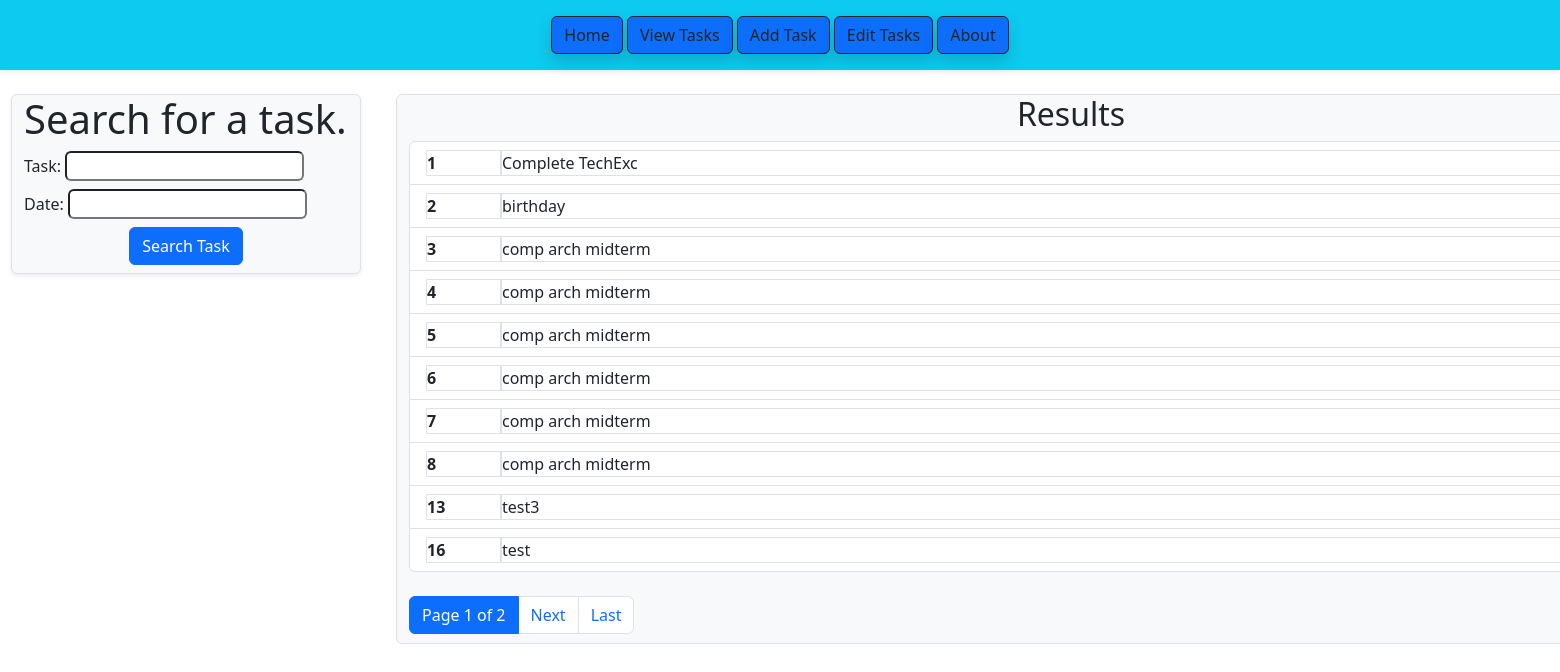
The app's page /view/, older data.
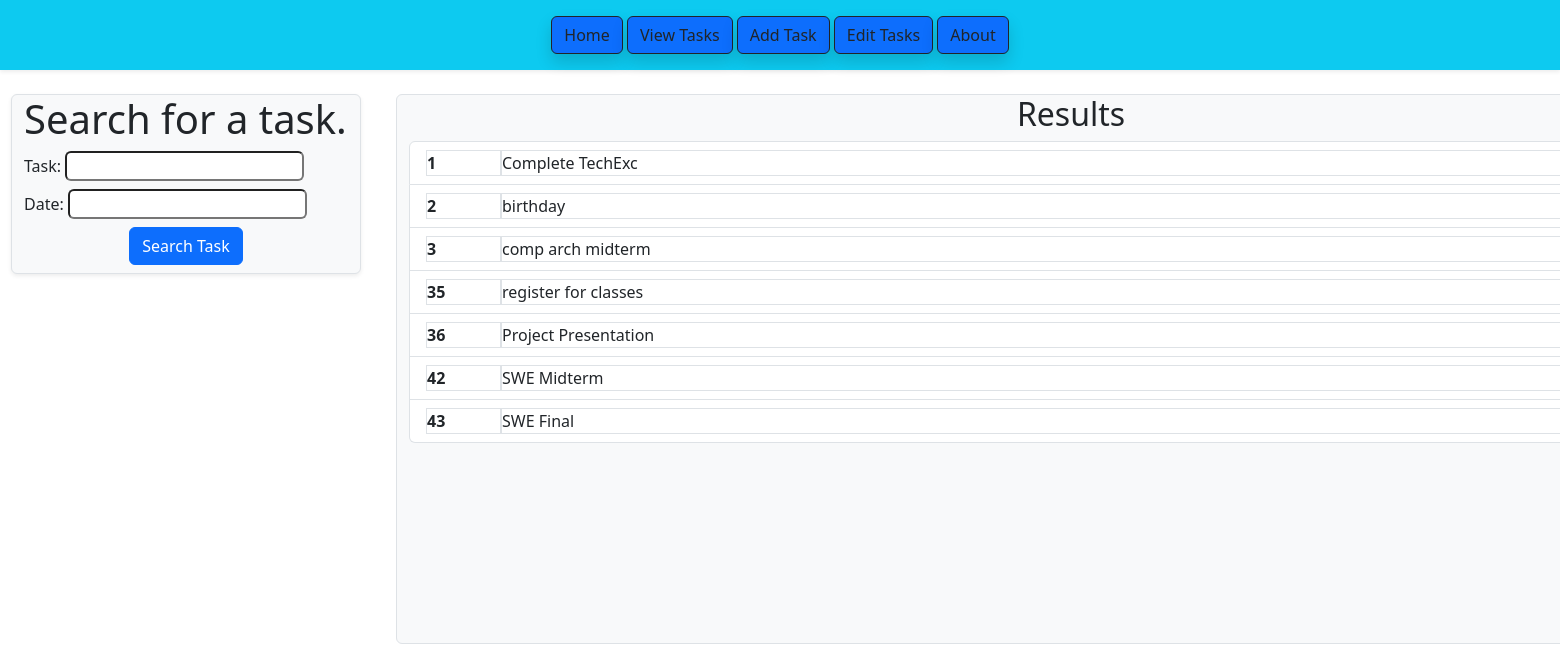
The same page, newer data.
### todo_app/models.py (models this page shows, shortened)
class Task(models.Model):
    id = models.AutoField(primary_key=True)
    task = models.CharField(max_length=100)
    date = models.CharField(max_length=10)

### todo_app/views.py (the view)
# urls.py: path("view/",view_task,name="view_task"),
def view_task(request):
    page_number = request.GET.get("page",1)
    task = request.GET.get("task","").strip()
    date = request.GET.get("date","").strip()
    if request.method == "POST":
        task = request.POST.get("task","").strip()
        date = request.POST.get("date","").strip()
        page_number = 1
    if task or date:
        tasks = Task.objects.filter(task__icontains=task, date__icontains=date)
    else:
        tasks = Task.objects.all()
    paginator = Paginator(tasks,10)
    page_obj = paginator.get_page(page_number)
    return render(
        request, "view_tasks.html",
        {"tasks":page_obj,
         "task_query": task,
         "date_query": date},
    )

### todo_app/templates/view_tasks.html (shortened to what this page needs)
{% load static %}
<!DOCTYPE html>
<html lang="en">
<head>
    <link rel="stylesheet" href="https://cdn.jsdelivr.net/npm/bootstrap@5.3.0/dist/css/bootstrap.min.css">
</head>
<body>
    <div class="shadow-sm bg-info text-center py-3">
        <button class="btn btn-primary text-dark border-dark shadow" type="submit" onclick="window.location.href='{% url 'front_page' %}'">Home</button>
        <button class="btn btn-primary text-dark border-dark shadow" type="submit" onclick="window.location.href='{% url 'view_task' %}'">View Tasks</button>
        <button class="btn btn-primary text-dark border-dark shadow" type="submit" onclick="window.location.href='{% url 'add_task' %}'">Add Task</button>
        <button class="btn btn-primary text-dark border-dark shadow" type="submit" onclick="window.location.href='{% url 'edit_task' 0 1 %}'">Edit Tasks</button>
        <button class="btn btn-primary text-dark border-dark shadow" type="submit" onclick="window.location.href='{% url 'about_page' %}'">About</button>
    </div>
    <div class="row">
        <div class="col-3">
            <div class="mt-4 container-fluid bg-light rounded shadow-sm border" style="width: 350px;">
                <h1>Search for a task.</h1>
                <form method="POST">
                    <div>
                        <label for="task">Task:</label>
                        <input class="rounded mb-2" type="text" id="task" name="task" value="{{task_query}}" />
                    </div>
                    <div>
                        <label for="date">Date:</label>
                        <input class="rounded" type="text" id="date" name="date" value="{{date_query}}" />
                    </div>
                    <div style="text-align: center;">
                        <button type="submit" class="mt-2 rounded btn btn-primary mb-2">Search Task</button>
                    </div>
                </form>
            </div>
        </div>
        <div class="col-9">
            {% if tasks %}
            {%if task_query or date_query%}
            <div class="container-fluid border mt-4 bg-light rounded" style="width: 1350px; height: 590px;">
                <h2 style="text-align: center;">Results</h2>
                <p><strong>Terms: </strong>{{task_query}} , {{date_query}}</p>
                {% else %}
                <div class="container-fluid border mt-4 bg-light rounded" style="width: 1350px; height: 550px;">
                    <h2 style="text-align: center;">Results</h2>
                    {% endif %}
                    <ul class="list-group mb-3">
                        {% for task in tasks %}
                        <li class="list-group-item d-flex justify-content-between align-items-center">
                            <div class="d-flex">
                                <strong class="col-auto border"
                                    style="width: 75px;; text-align: left">{{task.id}}</strong>
                                <span class="col-auto border"
                                    style="width:1130px;overflow: hidden; text-overflow: ellipsis; white-space: nowrap; text-align: left;">{{task.task}}</span>
                            </div>
                        </li>
                        {% endfor %}
                    </ul>
                    {% if tasks.paginator.num_pages > 1 %}
                    <nav aria-label="Page Navigation" class="mt-4">
                        <ul class="pagination justify-content-center>">
                            <li class="page-item active">
                                <span class="page-link">Page {{tasks.number}} of {{tasks.paginator.num_pages}}</span>
                            </li>
                            {% if tasks.has_next %}
                            <li class="page-item">
                                <a class="page-link"
                                    href="?page={{tasks.next_page_number}}&tasks={{task_query}}&date={{date_query}}">Next</a>
                            </li>
                            <li class="page-item">
                                <a class="page-link"
                                    href="?page={{tasks.paginator.num_pages}}&task={{task_query}}&date={{date_query}}">Last</a>
                            </li>
                            {% endif %}
                        </ul>
                    </nav>
                    {% endif %}
                </div>
                {% elif request.method == 'POST' %}
                <div class="alert alert-warning mt4" role="alert">No tasks found, try again.</div>
                {% endif %}
            </div>
        </div>
</body>

Row changes from the older to the newer data that the page shows:
removed Task: id "4", task "comp arch midterm"
removed Task: id "5", task "comp arch midterm"
removed Task: id "6", task "comp arch midterm"
removed Task: id "7", task "comp arch midterm"
removed Task: id "8", task "comp arch midterm"
removed Task: id "13", task "test3"
removed Task: id "16", task "test"
added Task: id "35", task "register for classes"
added Task: id "36", task "Project Presentation"
added Task: id "42", task "SWE Midterm"
added Task: id "43", task "SWE Final"
Text that changed along with them:
{{ tasks.number }}: "1" → (not shown)
{{ tasks.paginator.num_pages }}: "2" → (not shown)
text no longer shown: "Page of Next Last"
